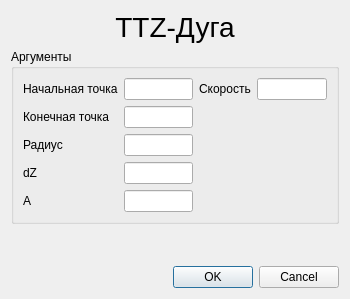
<?xml version="1.0" encoding="UTF-8"?>
<ui version="4.0">
 <class>TTZArcDialog</class>
 <widget class="QDialog" name="TTZArcDialog">
  <property name="geometry">
   <rect>
    <x>0</x>
    <y>0</y>
    <width>350</width>
    <height>299</height>
   </rect>
  </property>
  <property name="windowTitle">
   <string>ТТZ-Дуга</string>
  </property>
  <property name="toolTip">
   <string>&lt;html&gt;&lt;head/&gt;&lt;body&gt;&lt;p align=&quot;justify&quot;&gt;&lt;span style=&quot; font-size:12pt;&quot;&gt;Быстрая клавиша &lt;/span&gt;&lt;span style=&quot; font-size:12pt; color:#3300ff;&quot;&gt;5 &lt;/span&gt;&lt;span style=&quot; font-size:12pt;&quot;&gt;&lt;br/&gt;ТРZ ДУГА [&lt;/span&gt;&lt;span style=&quot; font-size:12pt; font-weight:600;&quot;&gt;ТН, ТК, R, ∆Z,&lt;/span&gt;&lt;span style=&quot; font-size:12pt;&quot;&gt;(&lt;/span&gt;&lt;span style=&quot; font-size:12pt; font-style:italic;&quot;&gt;СКОРОСТЬ&lt;/span&gt;&lt;span style=&quot; font-size:12pt;&quot;&gt;)] &lt;br/&gt;Перемещение из точки ТН в точку ТК по дуге радиуса R с перемещением по Z на ∆Z. &lt;br/&gt;&lt;/span&gt;&lt;span style=&quot; font-size:12pt; font-weight:600;&quot;&gt;ТН&lt;/span&gt;&lt;span style=&quot; font-size:12pt;&quot;&gt; – точка начальная. &lt;br/&gt;&lt;/span&gt;&lt;span style=&quot; font-size:12pt; font-weight:600;&quot;&gt;TK&lt;/span&gt;&lt;span style=&quot; font-size:12pt;&quot;&gt; – точка конечная. &lt;br/&gt;&lt;/span&gt;&lt;span style=&quot; font-size:12pt; font-weight:600;&quot;&gt;R&lt;/span&gt;&lt;span style=&quot; font-size:12pt;&quot;&gt; – радиус дуги. &lt;br/&gt;Если R co знаком &amp;quot;-&amp;quot;, то движение дуги против часовой стрелки. &lt;br/&gt;&lt;/span&gt;&lt;span style=&quot; font-size:12pt; font-weight:600;&quot;&gt;∆Z&lt;/span&gt;&lt;span style=&quot; font-size:12pt;&quot;&gt; – перемещение по Z. &lt;br/&gt;Данная команда аналогична ТР ДУГЕ, но имеет возможность плавного врезания в материал. &lt;br/&gt;(&lt;/span&gt;&lt;span style=&quot; font-size:12pt; font-style:italic;&quot;&gt;СКОРОСТЬ&lt;/span&gt;&lt;span style=&quot; font-size:12pt;&quot;&gt;) Скорость выполнения оператора (необязательный параметр). &lt;/span&gt;&lt;/p&gt;&lt;/body&gt;&lt;/html&gt;</string>
  </property>
  <property name="whatsThis">
   <string>&lt;html&gt;&lt;head/&gt;&lt;body&gt;&lt;p align=&quot;justify&quot;&gt;&lt;span style=&quot; font-size:12pt;&quot;&gt;Быстрая клавиша &lt;/span&gt;&lt;span style=&quot; font-size:12pt; color:#3300ff;&quot;&gt;5 &lt;/span&gt;&lt;span style=&quot; font-size:12pt;&quot;&gt;&lt;br/&gt;ТРZ ДУГА [&lt;/span&gt;&lt;span style=&quot; font-size:12pt; font-weight:600;&quot;&gt;ТН, ТК, R, ∆Z,&lt;/span&gt;&lt;span style=&quot; font-size:12pt;&quot;&gt;(&lt;/span&gt;&lt;span style=&quot; font-size:12pt; font-style:italic;&quot;&gt;СКОРОСТЬ&lt;/span&gt;&lt;span style=&quot; font-size:12pt;&quot;&gt;)] &lt;br/&gt;Перемещение из точки ТН в точку ТК по дуге радиуса R с перемещением по Z на ∆Z. &lt;br/&gt;&lt;/span&gt;&lt;span style=&quot; font-size:12pt; font-weight:600;&quot;&gt;ТН&lt;/span&gt;&lt;span style=&quot; font-size:12pt;&quot;&gt; – точка начальная. &lt;br/&gt;&lt;/span&gt;&lt;span style=&quot; font-size:12pt; font-weight:600;&quot;&gt;TK&lt;/span&gt;&lt;span style=&quot; font-size:12pt;&quot;&gt; – точка конечная. &lt;br/&gt;&lt;/span&gt;&lt;span style=&quot; font-size:12pt; font-weight:600;&quot;&gt;R&lt;/span&gt;&lt;span style=&quot; font-size:12pt;&quot;&gt; – радиус дуги. &lt;br/&gt;Если R co знаком &amp;quot;-&amp;quot;, то движение дуги против часовой стрелки. &lt;br/&gt;&lt;/span&gt;&lt;span style=&quot; font-size:12pt; font-weight:600;&quot;&gt;∆Z&lt;/span&gt;&lt;span style=&quot; font-size:12pt;&quot;&gt; – перемещение по Z. &lt;br/&gt;Данная команда аналогична ТР ДУГЕ, но имеет возможность плавного врезания в материал. &lt;br/&gt;(&lt;/span&gt;&lt;span style=&quot; font-size:12pt; font-style:italic;&quot;&gt;СКОРОСТЬ&lt;/span&gt;&lt;span style=&quot; font-size:12pt;&quot;&gt;) Скорость выполнения оператора (необязательный параметр). &lt;/span&gt;&lt;/p&gt;&lt;/body&gt;&lt;/html&gt;</string>
  </property>
  <layout class="QGridLayout" name="gridLayout">
   <item row="0" column="0">
    <widget class="QLabel" name="ttz_arc_title_label">
     <property name="font">
      <font>
       <pointsize>21</pointsize>
      </font>
     </property>
     <property name="text">
      <string>ТТZ-Дуга</string>
     </property>
     <property name="alignment">
      <set>Qt::AlignCenter</set>
     </property>
    </widget>
   </item>
   <item row="3" column="0">
    <widget class="QDialogButtonBox" name="buttonBox">
     <property name="orientation">
      <enum>Qt::Horizontal</enum>
     </property>
     <property name="standardButtons">
      <set>QDialogButtonBox::Cancel|QDialogButtonBox::Ok</set>
     </property>
    </widget>
   </item>
   <item row="1" column="0">
    <widget class="QGroupBox" name="ttz_arc_arguments_groupBox">
     <property name="title">
      <string>Аргументы</string>
     </property>
     <layout class="QGridLayout" name="gridLayout_2">
      <item row="0" column="0">
       <widget class="QLabel" name="ttz_arc_start_point_label">
        <property name="text">
         <string>Начальная точка</string>
        </property>
       </widget>
      </item>
      <item row="0" column="1">
       <widget class="QLineEdit" name="ttz_arc_start_point_lineEdit"/>
      </item>
      <item row="0" column="2">
       <widget class="QLabel" name="ttz_arc_velocity_label">
        <property name="text">
         <string>Скорость</string>
        </property>
       </widget>
      </item>
      <item row="0" column="3">
       <widget class="QLineEdit" name="ttz_arc_velocity_lineEdit"/>
      </item>
      <item row="1" column="0">
       <widget class="QLabel" name="ttz_arc_finish_point_label">
        <property name="text">
         <string>Конечная точка</string>
        </property>
       </widget>
      </item>
      <item row="1" column="1">
       <widget class="QLineEdit" name="ttz_arc_finish_point_lineEdit"/>
      </item>
      <item row="2" column="0">
       <widget class="QLabel" name="ttz_arc_radius_label">
        <property name="text">
         <string>Радиус</string>
        </property>
       </widget>
      </item>
      <item row="2" column="1">
       <widget class="QLineEdit" name="ttz_arc_radius_lineEdit"/>
      </item>
      <item row="3" column="0">
       <widget class="QLabel" name="ttz_arc_dz_label">
        <property name="text">
         <string>dZ</string>
        </property>
       </widget>
      </item>
      <item row="3" column="1">
       <widget class="QLineEdit" name="ttz_arc_dz_lineEdit"/>
      </item>
      <item row="4" column="0">
       <widget class="QLabel" name="ttz_arc_a_axis_label">
        <property name="text">
         <string>A</string>
        </property>
       </widget>
      </item>
      <item row="4" column="1">
       <widget class="QLineEdit" name="ttz_arc_a_axis_lineEdit"/>
      </item>
     </layout>
    </widget>
   </item>
   <item row="2" column="0">
    <spacer name="verticalSpacer">
     <property name="orientation">
      <enum>Qt::Vertical</enum>
     </property>
     <property name="sizeHint" stdset="0">
      <size>
       <width>20</width>
       <height>100</height>
      </size>
     </property>
    </spacer>
   </item>
  </layout>
 </widget>
 <resources/>
 <connections>
  <connection>
   <sender>buttonBox</sender>
   <signal>accepted()</signal>
   <receiver>TTZArcDialog</receiver>
   <slot>accept()</slot>
   <hints>
    <hint type="sourcelabel">
     <x>248</x>
     <y>254</y>
    </hint>
    <hint type="destinationlabel">
     <x>157</x>
     <y>274</y>
    </hint>
   </hints>
  </connection>
  <connection>
   <sender>buttonBox</sender>
   <signal>rejected()</signal>
   <receiver>TTZArcDialog</receiver>
   <slot>reject()</slot>
   <hints>
    <hint type="sourcelabel">
     <x>316</x>
     <y>260</y>
    </hint>
    <hint type="destinationlabel">
     <x>286</x>
     <y>274</y>
    </hint>
   </hints>
  </connection>
 </connections>
</ui>
